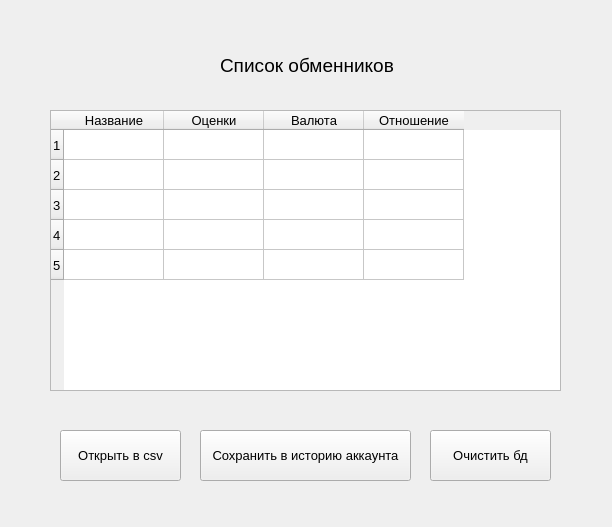
<?xml version="1.0" encoding="UTF-8"?>
<ui version="4.0">
 <class>Dialog</class>
 <widget class="QWidget" name="Dialog">
  <property name="geometry">
   <rect>
    <x>0</x>
    <y>0</y>
    <width>612</width>
    <height>527</height>
   </rect>
  </property>
  <property name="windowTitle">
   <string>Form</string>
  </property>
  <widget class="QLabel" name="title">
   <property name="geometry">
    <rect>
     <x>220</x>
     <y>20</y>
     <width>261</width>
     <height>91</height>
    </rect>
   </property>
   <property name="font">
    <font>
     <pointsize>14</pointsize>
    </font>
   </property>
   <property name="text">
    <string>Список обменников</string>
   </property>
  </widget>
  <widget class="QTableWidget" name="table_widget">
   <property name="geometry">
    <rect>
     <x>50</x>
     <y>110</y>
     <width>511</width>
     <height>281</height>
    </rect>
   </property>
   <property name="font">
    <font>
     <pointsize>10</pointsize>
    </font>
   </property>
   <property name="layoutDirection">
    <enum>Qt::LeftToRight</enum>
   </property>
   <property name="sizeAdjustPolicy">
    <enum>QAbstractScrollArea::AdjustIgnored</enum>
   </property>
   <property name="autoScrollMargin">
    <number>16</number>
   </property>
   <attribute name="horizontalHeaderShowSortIndicator" stdset="0">
    <bool>false</bool>
   </attribute>
   <attribute name="horizontalHeaderStretchLastSection">
    <bool>false</bool>
   </attribute>
   <attribute name="verticalHeaderStretchLastSection">
    <bool>false</bool>
   </attribute>
   <row>
    <property name="text">
     <string>1</string>
    </property>
   </row>
   <row>
    <property name="text">
     <string>2</string>
    </property>
   </row>
   <row>
    <property name="text">
     <string>3</string>
    </property>
   </row>
   <row>
    <property name="text">
     <string>4</string>
    </property>
   </row>
   <row>
    <property name="text">
     <string>5</string>
    </property>
   </row>
   <column>
    <property name="text">
     <string>Название</string>
    </property>
    <property name="textAlignment">
     <set>AlignCenter</set>
    </property>
   </column>
   <column>
    <property name="text">
     <string>Оценки</string>
    </property>
   </column>
   <column>
    <property name="text">
     <string>Валюта</string>
    </property>
   </column>
   <column>
    <property name="text">
     <string>Отношение</string>
    </property>
   </column>
   <item row="0" column="0">
    <property name="text">
     <string/>
    </property>
    <property name="flags">
     <set>ItemIsSelectable|ItemIsDragEnabled|ItemIsEnabled</set>
    </property>
   </item>
   <item row="0" column="1">
    <property name="text">
     <string/>
    </property>
    <property name="flags">
     <set>ItemIsSelectable|ItemIsDragEnabled|ItemIsEnabled</set>
    </property>
   </item>
   <item row="0" column="2">
    <property name="text">
     <string/>
    </property>
    <property name="flags">
     <set>ItemIsSelectable|ItemIsDragEnabled|ItemIsEnabled</set>
    </property>
   </item>
   <item row="0" column="3">
    <property name="text">
     <string/>
    </property>
    <property name="flags">
     <set>ItemIsSelectable|ItemIsDragEnabled|ItemIsEnabled</set>
    </property>
   </item>
   <item row="1" column="0">
    <property name="text">
     <string/>
    </property>
    <property name="flags">
     <set>ItemIsSelectable|ItemIsDragEnabled|ItemIsEnabled</set>
    </property>
   </item>
   <item row="1" column="1">
    <property name="text">
     <string/>
    </property>
    <property name="flags">
     <set>ItemIsSelectable|ItemIsDragEnabled|ItemIsEnabled</set>
    </property>
   </item>
   <item row="1" column="2">
    <property name="text">
     <string/>
    </property>
    <property name="flags">
     <set>ItemIsSelectable|ItemIsDragEnabled|ItemIsEnabled</set>
    </property>
   </item>
   <item row="1" column="3">
    <property name="text">
     <string/>
    </property>
    <property name="flags">
     <set>ItemIsSelectable|ItemIsDragEnabled|ItemIsEnabled</set>
    </property>
   </item>
   <item row="2" column="0">
    <property name="text">
     <string/>
    </property>
    <property name="flags">
     <set>ItemIsSelectable|ItemIsDragEnabled|ItemIsEnabled</set>
    </property>
   </item>
   <item row="2" column="1">
    <property name="text">
     <string/>
    </property>
    <property name="flags">
     <set>ItemIsSelectable|ItemIsDragEnabled|ItemIsEnabled</set>
    </property>
   </item>
   <item row="2" column="2">
    <property name="text">
     <string/>
    </property>
    <property name="flags">
     <set>ItemIsSelectable|ItemIsDragEnabled|ItemIsEnabled</set>
    </property>
   </item>
   <item row="2" column="3">
    <property name="text">
     <string/>
    </property>
    <property name="flags">
     <set>ItemIsSelectable|ItemIsDragEnabled|ItemIsEnabled</set>
    </property>
   </item>
   <item row="3" column="0">
    <property name="text">
     <string/>
    </property>
    <property name="flags">
     <set>ItemIsSelectable|ItemIsDragEnabled|ItemIsEnabled</set>
    </property>
   </item>
   <item row="3" column="1">
    <property name="text">
     <string/>
    </property>
    <property name="flags">
     <set>ItemIsSelectable|ItemIsDragEnabled|ItemIsEnabled</set>
    </property>
   </item>
   <item row="3" column="2">
    <property name="text">
     <string/>
    </property>
    <property name="flags">
     <set>ItemIsSelectable|ItemIsDragEnabled|ItemIsEnabled</set>
    </property>
   </item>
   <item row="3" column="3">
    <property name="text">
     <string/>
    </property>
    <property name="flags">
     <set>ItemIsSelectable|ItemIsDragEnabled|ItemIsEnabled</set>
    </property>
   </item>
   <item row="4" column="0">
    <property name="text">
     <string/>
    </property>
    <property name="flags">
     <set>ItemIsSelectable|ItemIsDragEnabled|ItemIsEnabled</set>
    </property>
   </item>
   <item row="4" column="1">
    <property name="text">
     <string/>
    </property>
    <property name="flags">
     <set>ItemIsSelectable|ItemIsDragEnabled|ItemIsEnabled</set>
    </property>
   </item>
   <item row="4" column="2">
    <property name="text">
     <string/>
    </property>
    <property name="flags">
     <set>ItemIsSelectable|ItemIsDragEnabled|ItemIsEnabled</set>
    </property>
   </item>
   <item row="4" column="3">
    <property name="text">
     <string/>
    </property>
    <property name="flags">
     <set>ItemIsSelectable|ItemIsDragEnabled|ItemIsEnabled</set>
    </property>
   </item>
  </widget>
  <widget class="QPushButton" name="load_csv">
   <property name="geometry">
    <rect>
     <x>60</x>
     <y>430</y>
     <width>121</width>
     <height>51</height>
    </rect>
   </property>
   <property name="font">
    <font>
     <pointsize>10</pointsize>
    </font>
   </property>
   <property name="text">
    <string>Открыть в csv</string>
   </property>
  </widget>
  <widget class="QPushButton" name="save_table_account">
   <property name="geometry">
    <rect>
     <x>200</x>
     <y>430</y>
     <width>211</width>
     <height>51</height>
    </rect>
   </property>
   <property name="font">
    <font>
     <pointsize>10</pointsize>
    </font>
   </property>
   <property name="text">
    <string>Сохранить в историю аккаунта</string>
   </property>
  </widget>
  <widget class="QPushButton" name="clear_db">
   <property name="geometry">
    <rect>
     <x>430</x>
     <y>430</y>
     <width>121</width>
     <height>51</height>
    </rect>
   </property>
   <property name="font">
    <font>
     <pointsize>10</pointsize>
    </font>
   </property>
   <property name="text">
    <string>Очистить бд</string>
   </property>
  </widget>
 </widget>
 <resources/>
 <connections/>
</ui>
